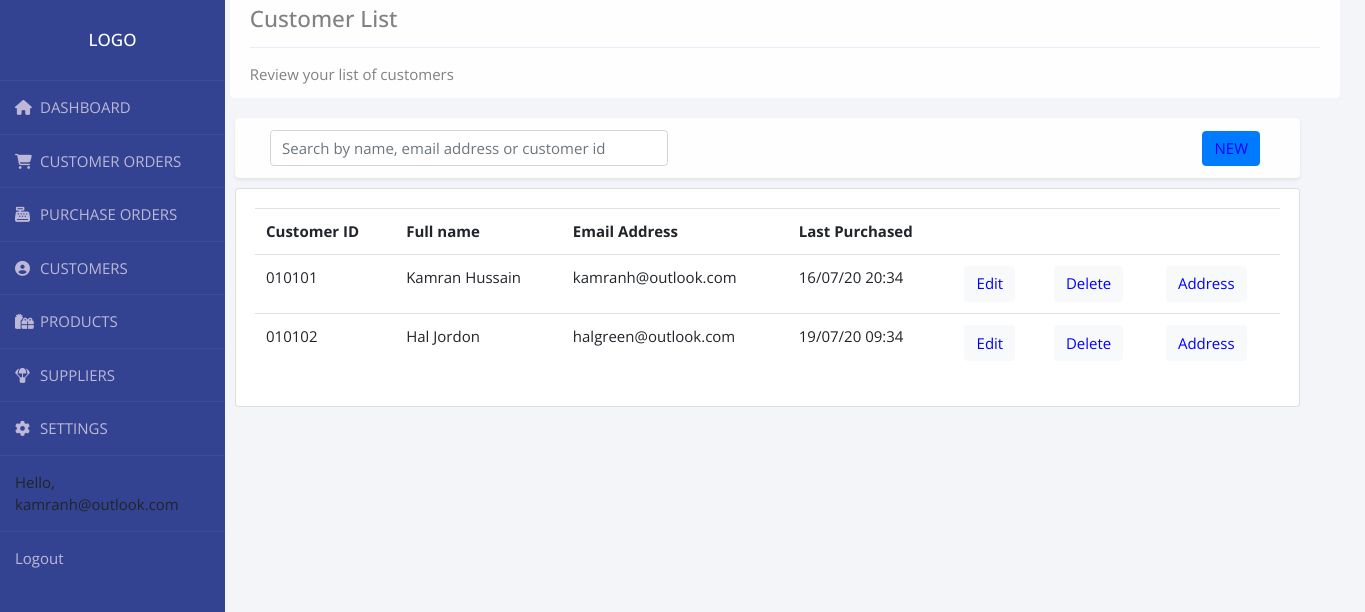
The page /customer_list/ (signed in) on the database as committed earlier.
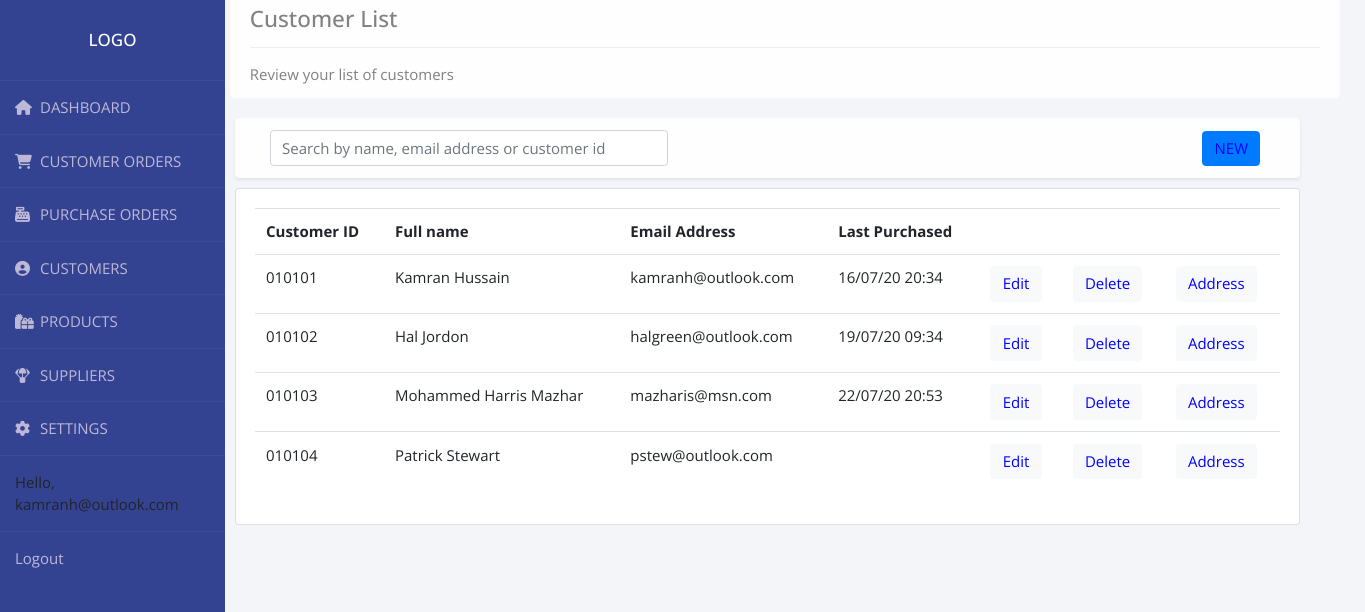
The same page on the database as committed later.
### accounts/models.py (models this page shows, shortened)
class Customer(models.Model):
    GENDER = (
        ('Male', 'Male'),
        ('Female', 'Female'),
    )
    TITLE = (
        ('Mr', 'Mr'),
        ('Mrs', 'Mrs'),
        ('Miss', 'Miss'),
        ('Ms', 'Ms'),
        ('Dr', 'Dr'),
        ('Sir', 'Sir'),
        ('Madam', 'Madam'),
    )
    user = models.OneToOneField(User, on_delete=models.CASCADE)
    title = models.CharField(max_length=200, null=True, choices=TITLE)
    first_name = models.CharField(max_length=200, null=True)
    middle_name = models.CharField(max_length=200, blank=True, default='')
    last_name = models.CharField(max_length=200, null=True)
    phone = models.CharField(max_length=200, null=True)
    country = CountryField()
    birth_year = models.CharField(max_length=4, null=True)
    gender = models.CharField(max_length=200, null=True, choices=GENDER)
    date_created = models.DateTimeField(auto_now=True, null=True)
    profile_pic = models.ImageField(null=True, blank=True)
    last_purchase = models.DateTimeField(blank=True, null=True)
    address1 = models.CharField(max_length=1000, null=True)
    address2 = models.CharField(
        max_length=1000, null=True, blank=True, default='')
    city = models.CharField(max_length=1000, null=True)
    county = models.CharField(max_length=1000, null=True)
    post_code = models.CharField(max_length=1000, null=True)
    customer_uuid = models.UUIDField(default=uuid.uuid4)

class User(AbstractBaseUser):
    email = models.EmailField(max_length=255, unique=True)
    active = models.BooleanField(default=True)
    staff = models.BooleanField(default=False)
    admin = models.BooleanField(default=False)
    USERNAME_FIELD = 'email'
    REQUIRED_FIELDS = []
    objects = UserManager()
    def __str__(self):
        return self.email
    @property
    def is_active(self):
        return self.active

### accounts/views.py (the view)
# urls.py: path('customer_list/', views.customer_list, name="customer_list"),
@login_required(login_url='login')
def customer_list(request):
    users = User.objects.all().select_related('customer')
    customer_list = Customer.objects.annotate(
        latest=Max('order__date_created'))
    order = Order.objects.all()
    k = Order.objects.values('customer_full_name_id').annotate(
        last_created=Max('date_created'))
    myFilter1 = CustomerlistFilter(request.GET, queryset=customer_list)
    customer_list = myFilter1.qs
    context = {'customer_list': customer_list,
               'myFilter1': myFilter1, 'order': order, 'k': k, 'users': users}
    return render(request, 'accounts/customer_list.html', context)

### accounts/templates/accounts/customer_list.html (shortened to what this page needs)
{%  extends 'accounts/main.html' %}
{% load crispy_forms_tags %}
{% block content %}
<div class="row">
	<div class="col-xs-30 col-md-20">
		<div class="container fluid-lg-right" style="margin-top: -2rem;width: 4000px; padding-left:-20rem">
			<div class=" alert alert-light " role="alert">
				<h4 class="alert-heading">Customer List</h4>
				<hr>
				<p class="mb-0">Review your list of customers</p>
			</div>
		</div>
	</div>
</div>
<div class='row'>
	<div class="col-xs-30 col-md-17">
		<div class="container fluid-lg-right" style="padding:20px; margin-top: -1rem;width: 1105px">
			<div class="alert alert-light shadow-sm">
				<form class="form-inline" method="GET">
					<div class="form-group col-md-5 mb-0">
						{{myFilter1.form.q| as_crispy_field}}
				</form>
			</div>
			<div style="float: right;margin-top: -3rem; padding: 10px 20px ; border-radius: 50px ;">
				<a class="btn btn-primary" href="{% url 'new_customer_profile' %}" role="button">NEW</a>
			</div>
		</div>
	</div>
</div>
</div>
</div>
<div class="row">
	<div class="col-xs-30 col-md-17">
		<div class="container float-sm-left" style="padding:20px;margin-top: -3rem;width: 1105px">
			<div class="card card-body">
				<table class="table">
					<tr>
						<th>Customer ID</th>
						<th>Full name</th>
						<th>Email Address</th>
						<th>Last Purchased</th>
						<th></th>
						<th></th>
						<th></th>
					</tr>
					{% for d in customer_list %}
					<tr>
						<td>01010{{d.id}} </td>
						<td>{{d.first_name}} {{d.middle_name}} {{d.last_name}}</td>
						<td>{{d.user.email}}</td>
						<td>{{d.latest|date:"d/m/y" }} {{d.latest|time:"H:i"}}</td>
						<td><a class="btn btn-light" name="edit_customer"
								href="{% url 'customer_profile' d.user.id %}">Edit</a>
						</td>
						<td><a class="btn btn-light" href="{% url 'delete_profile' d.user.id %}">Delete</a></td>
						<td><a class="btn btn-light" href="{% url 'address_customer' d.user.id %}">Address</a></td>
					</tr>
					{% endfor %}
				</table>
			</div>
		</div>
	</div>
</div>
{% endblock content %}

Rows that differ between the two databases and show on the page:
added Customer: id "3", first_name "Mohammed", middle_name "Harris", last_name "Mazhar", user.email "mazharis@msn.com", latest "22/07/20", latest "20:53"
added Customer: id "4", first_name "Patrick", last_name "Stewart", user.email "pstew@outlook.com"
